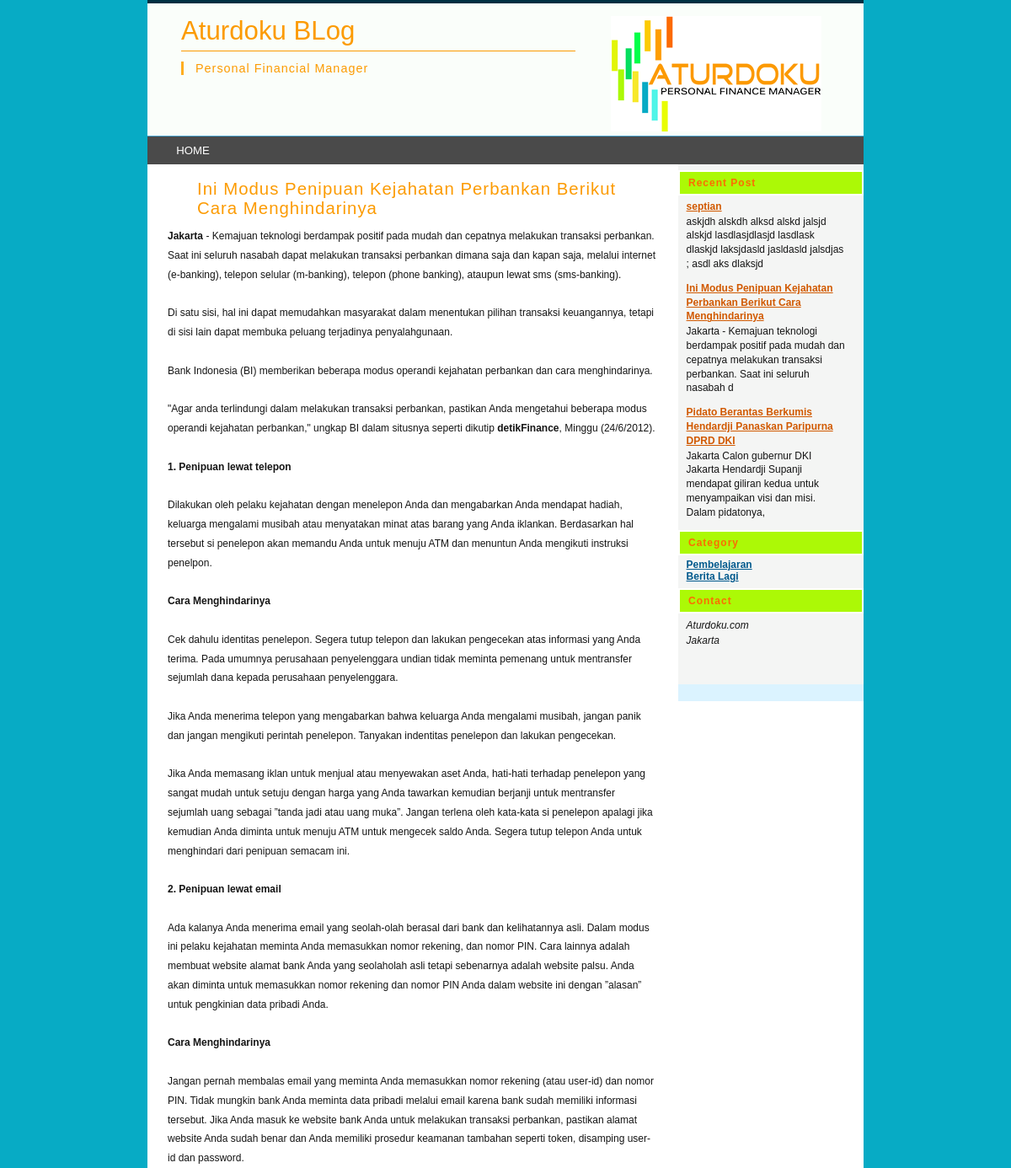
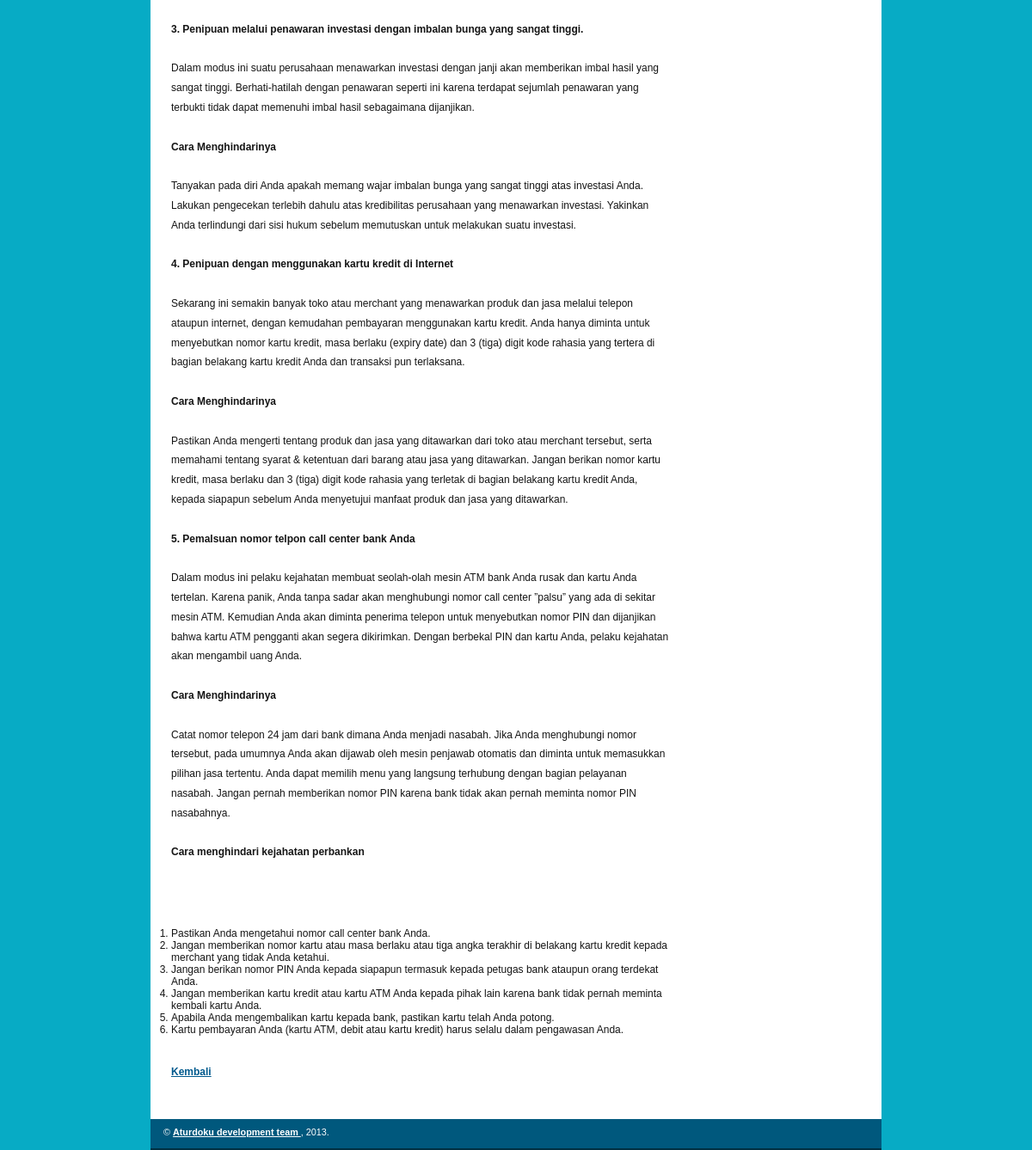
/blog.php?page=isi&id=5, run on the app's committed database (2 pictures, top to bottom).
### tables this page shows
CREATE TABLE IF NOT EXISTS `artikel` (
  `id` int(11) NOT NULL AUTO_INCREMENT,
  `id_kategori` int(100) NOT NULL,
  `judul` varchar(250) NOT NULL,
  `konten` text NOT NULL,
  `tanggal` date NOT NULL,
  PRIMARY KEY (`id`)
);

CREATE TABLE IF NOT EXISTS `category` (
  `id` int(11) NOT NULL AUTO_INCREMENT,
  `category` varchar(100) NOT NULL,
  PRIMARY KEY (`id`)
);

### right.php (the view)
<div class="content-box-right">
	<h4>Recent Post</h4>
	<div class="content-box-right-in">
	<dl>
<?php
 $k = mysql_query("SELECT * FROM artikel ORDER BY id DESC LIMIT 3");
 while($f = mysql_fetch_array($k)){
	$recent = htmlentities(strip_tags($f['konten']));
	$r_post = substr($recent,0,150);?>
	<dd class="heading"><a href="blog.php?page=isi&id=<?php echo $f['id']; ?>"><?php echo $f['judul']; ?></a></dd>
	<dd><?php echo $r_post; ?></dd>
	<?php } ?>
		</dl>
	</div>
	<h4>Category</h4>
	<div class="content-box-right-in">
	<ul>
	<?php
	$b = mysql_query("SELECT * FROM category");
	while($a = mysql_fetch_array($b)){ ?>
	<li><a href="blog.php?page=artikel&id=<?php echo $a['id']; ?>"><?php echo $a['category']; ?></a></li><?php } ?>
	</ul>
	</div>
	<h4>Contact</h4>
	<div class="content-box-right-in">
		<address>
		Aturdoku.com<br />
		Jakarta<br />
		<br />
		<br />
		</address>
	</div>
<div id="column-right-bottom">&nbsp;</div>
</div>

### blog.php (shortened to what this page needs)
<?php
	$id = $_GET['id'];
	$page = $_GET['page'];
	?>
<?php include "top.php"; ?>
		<ul id="menu" class="cleaning-box">
			<li class="first"><a href="index.php">HOME</a></li>
		</ul>
	<div id="content-box">
		<div id="content-box-in">
			<div class="content-box-left">
				<div class="content-box-left-in">
				<?php
					if($page =='isi'){
						$ql = mysql_query ("SELECT * FROM artikel WHERE id='$id'");
						$b = mysql_fetch_array($ql);
						?>
					<h3><?php echo $b['judul']; ?></h3>
					<?php echo "<p class='text-content'>$b[konten]</p><br /><br /><a href='index.php'>Kembali</a>"; } ?>
				</div>
			</div>
<?php include "right.php"; ?>
		</div>
	</div>
<?php include "bottom.php"; ?>

### css/style.css (style rules this page uses)
* { margin: 0; padding: 0; }
html { height: 100%; font-size: 62.5%; }
body { height: 100%; text-align: center; font: 1.2em Verdana, Arial, Helvetica, sans-serif; background-color: #07abc5; min-width: 850px; padding-bottom: 80px; }
a:link, a:visited { color: #00598D; text-decoration: underline; font-weight: bold; }
p { line-height: 1.9; margin-bottom: 7px; }
p.text-content:first-letter { font-size: 1.4em; font-weight: bold; line-height: 0.9; color: #202020; font-family: Georgia, "Arial", Times, serif,; }
h3 { color: #fc9b02; font: 1.7em Georgia, "Arial", Times, serif; letter-spacing: 1px; background: url('../img/h3-bg.gif') no-repeat 0 50%; padding-left: 35px; margin: 18px 0 10px 0; }
h4 { font-size: 1em; background-color: #acf906; color: #fc6c02; letter-spacing: 1px; border: 2px solid #FFFFFF; margin-top: 7px; padding: 6px 10px; }
ul { list-style-type: none; }
#menu { width: 850px; margin: 0 auto; background: #4A4A4A url('../img/menu-bg.gif') repeat-x 0 0; }
#menu li { display: inline; list-style-type: none; }
#menu li.first a { margin-left: 1.6em; display: inline; }
#menu li a { float: left; color: #FFFFFF; font-weight: normal; text-decoration: none; font-size: 1.1em; line-height: 33px; margin: 0 0.5em; padding: 0 1em; }
.cleaning-box { min-height: 1px; }
.cleaning-box:after { display: block; clear: both; visibility: hidden; height: 0; font-size: 0; content: ' '; }
#content-box { width: 100%; margin: 0 auto; color: #151515; position: relative; }
#content-box-in { width: 100%; }
.content-box-left { float: left; width: 625px; margin-bottom: 4em; }
.content-box-right { float: right; width: 220px; margin-bottom: 4em; background-color: #f4f5f4; }
#column-right-bottom { background: #DBF3FF url('../img/column-right-bottom.gif') no-repeat 0 0; width: 220px; height: 20px; }
.content-box-left-in { margin: 0.4em 1.7em 0 2em; }
.content-box-right-in { margin: 0.4em 1.6em 0 0.8em; }
dd { line-height: 1.4; margin-bottom: 12px; }
dd.heading, dd.heading a, dd.heading a:visited { margin-bottom: 1px; color: #D15900; font-weight: bold; }
address { line-height: 1.5; margin-bottom: 7px; }

### css/style-print.css (style rules this page uses)
body { font-family: "Times New Roman", Times, serif; line-height: 1.3; }
h1, h2, h3, h4, h5, h6 { font-family: Verdana, Arial, Helvetica, sans-serif; color: #595959; }
h3, h4, h5, h6 { font-size: 11pt; }
a:link, a:visited { text-decoration: underline; font-weight: bolder; }
#menu { display: none; }

### data on the page
artikel: judul "Ini Modus Penipuan Kejahatan Perbankan Berikut Cara Menghindarinya", konten "Jakarta - Kemajuan teknologi berdampak positif pada mudah dan cepatnya melakukan transaksi perbankan. Saat ini seluruh nasabah dapat melakukan transaksi perbankan dimana saja dan kapan saja, melalui internet (e-banking), telepon selular (m-banking), telepon (phone banking), ataupun lewat sms (sms-banking). Di satu sisi, hal ini dapat memudahkan masyarakat dalam menentukan pilihan transaksi keuangannya, tetapi di sisi lain dapat membuka peluang terjadinya penyalahgunaan. Bank Indonesia (BI) memberikan beberapa modus operandi kejahatan perbankan dan cara menghindarinya. \"Agar anda terlindungi dalam melakukan transaksi perbankan, pastikan Anda mengetahui beberapa modus operandi kejahatan…", konten "Jakarta - Kemajuan teknologi berdampak positif pada mudah dan cepatnya melakukan transaksi perbankan. Saat ini seluruh nasabah d"
artikel: judul "septian", konten "askjdh alskdh alksd alskd jalsjd alskjd lasdlasjdlasjd lasdlask dlaskjd laksjdasld jasldasld jalsdjas ; asdl aks dlaksjd"
artikel: judul "Pidato Berantas Berkumis Hendardji Panaskan Paripurna DPRD DKI", konten "Jakarta Calon gubernur DKI Jakarta Hendardji Supanji mendapat giliran kedua untuk menyampaikan visi dan misi. Dalam pidatonya,"
category: category "Pembelajaran"
category: category "Berita Lagi"
